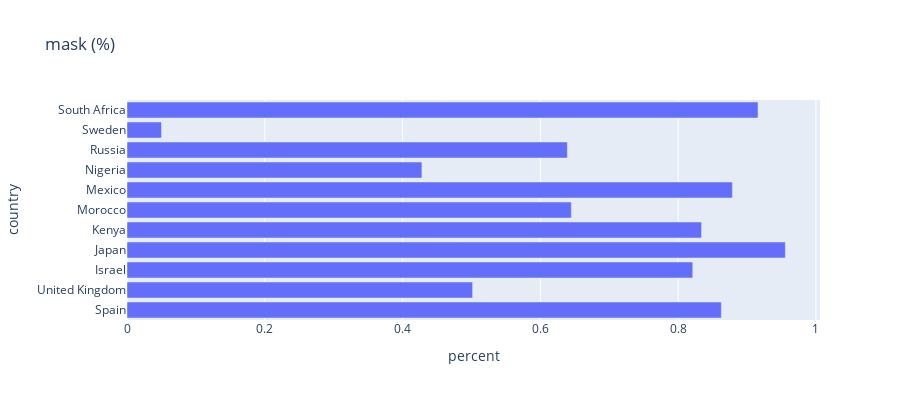
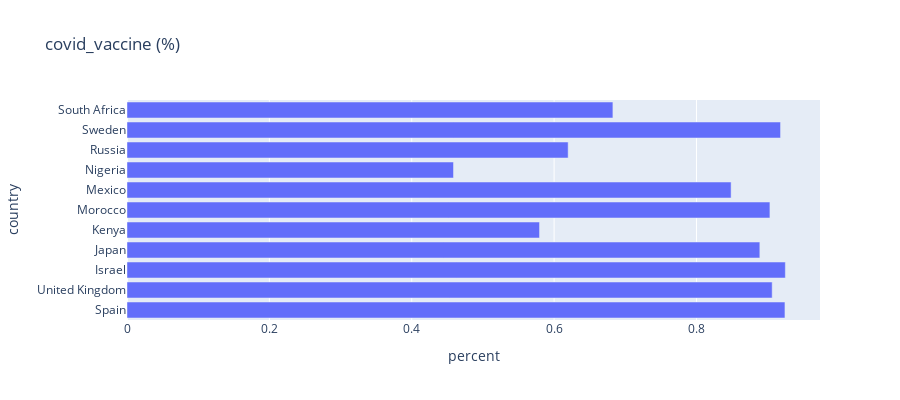
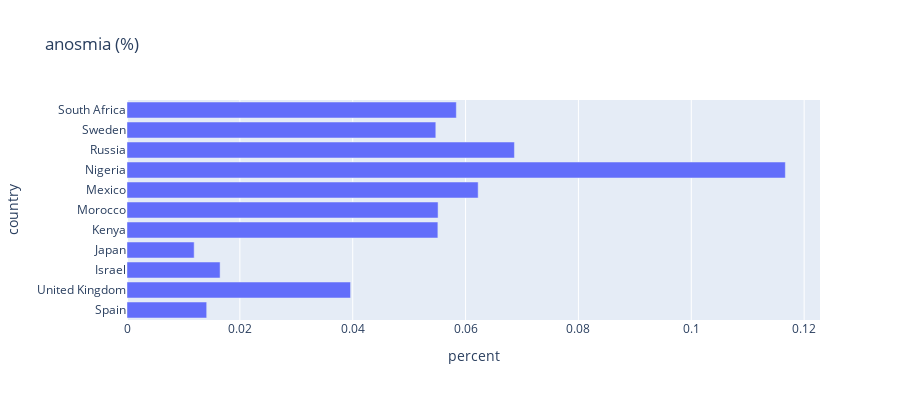
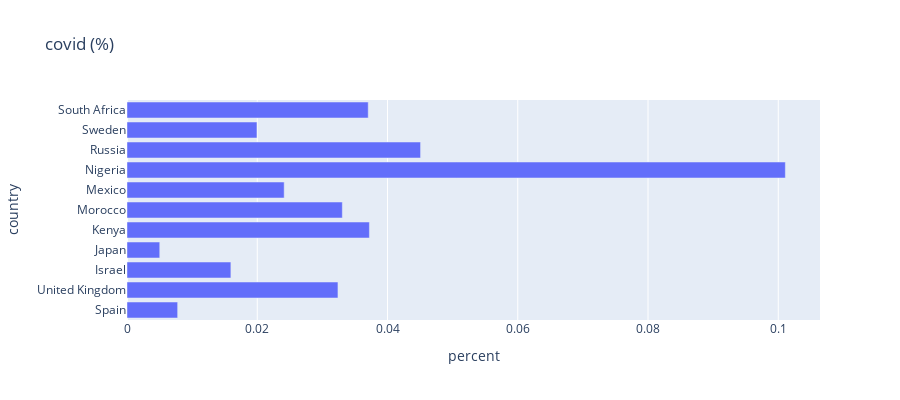

These figures' notebook cell, in order:
### Code cell
countries = ('Spain', 'United Kingdom', 'South Africa',
             'Nigeria', 'Russia', 'Japan', 'Mexico',
             'Sweden', 'Israel', 'Morocco', 'Kenya')

for indicator in indicators:
    df = query_db(f"""
        SELECT
            survey_date,
            iso_code,
            country,
            percent_json-> '{indicator}' AS percent
        FROM covid_survey_json
        WHERE survey_date = 20211001
        AND country IN {countries}""")
    fig = px.bar(df, x="percent", y="country",
             hover_data=["country", "percent"],
             height=400,
             title=f"{indicator} (%)")
    fig.show()

### Figure 1 — Plotly figure (JSON) as saved in the notebook; plotly's stock layout.template omitted (floating-point values rounded to 4 significant figures)
{"data": [{"alignmentgroup": "True", "hovertemplate": "percent=%{x}<br>country=%{y}<extra></extra>", "legendgroup": "", "marker": {"color": "#636efa", "pattern": {"shape": ""}}, "name": "", "offsetgroup": "", "orientation": "h", "showlegend": false, "textposition": "auto", "type": "bar", "x": [null, null, null, null, null, null, null, null, null, null, 0.0501, 0.8212, 0.8627, 0.5017, 0.4281, 0.6449, 0.9556, 0.6392, 0.8787, 0.8339, 0.9159, null], "xaxis": "x", "y": ["Spain", "United Kingdom", "Israel", "Japan", "Kenya", "Morocco", "Mexico", "Nigeria", "Russia", "Sweden", "Sweden", "Israel", "Spain", "United Kingdom", "Nigeria", "Morocco", "Japan", "Russia", "Mexico", "Kenya", "South Africa", "South Africa"], "yaxis": "y"}], "layout": {"barmode": "relative", "height": 400, "legend": {"tracegroupgap": 0}, "title": {"text": "mask (%)"}, "xaxis": {"anchor": "y", "domain": [0, 1], "title": {"text": "percent"}}, "yaxis": {"anchor": "x", "domain": [0, 1], "title": {"text": "country"}}}}

### Figure 2 — Plotly figure (JSON) as saved in the notebook; plotly's stock layout.template omitted (floating-point values rounded to 4 significant figures)
{"data": [{"alignmentgroup": "True", "hovertemplate": "percent=%{x}<br>country=%{y}<extra></extra>", "legendgroup": "", "marker": {"color": "#636efa", "pattern": {"shape": ""}}, "name": "", "offsetgroup": "", "orientation": "h", "showlegend": false, "textposition": "auto", "type": "bar", "x": [0.9243, 0.9064, 0.9249, 0.889, 0.5795, 0.9032, 0.8487, 0.4587, 0.6197, 0.9181, null, null, null, null, null, null, null, null, null, null, null, 0.6826], "xaxis": "x", "y": ["Spain", "United Kingdom", "Israel", "Japan", "Kenya", "Morocco", "Mexico", "Nigeria", "Russia", "Sweden", "Sweden", "Israel", "Spain", "United Kingdom", "Nigeria", "Morocco", "Japan", "Russia", "Mexico", "Kenya", "South Africa", "South Africa"], "yaxis": "y"}], "layout": {"barmode": "relative", "height": 400, "legend": {"tracegroupgap": 0}, "title": {"text": "covid_vaccine (%)"}, "xaxis": {"anchor": "y", "domain": [0, 1], "title": {"text": "percent"}}, "yaxis": {"anchor": "x", "domain": [0, 1], "title": {"text": "country"}}}}

### Figure 3 — Plotly figure (JSON) as saved in the notebook; plotly's stock layout.template omitted (floating-point values rounded to 4 significant figures)
{"data": [{"alignmentgroup": "True", "hovertemplate": "percent=%{x}<br>country=%{y}<extra></extra>", "legendgroup": "", "marker": {"color": "#636efa", "pattern": {"shape": ""}}, "name": "", "offsetgroup": "", "orientation": "h", "showlegend": false, "textposition": "auto", "type": "bar", "x": [0.01412, 0.03962, 0.0165, 0.0119, 0.05509, 0.05513, 0.06223, 0.1167, 0.06866, 0.05473, null, null, null, null, null, null, null, null, null, null, null, 0.05836], "xaxis": "x", "y": ["Spain", "United Kingdom", "Israel", "Japan", "Kenya", "Morocco", "Mexico", "Nigeria", "Russia", "Sweden", "Sweden", "Israel", "Spain", "United Kingdom", "Nigeria", "Morocco", "Japan", "Russia", "Mexico", "Kenya", "South Africa", "South Africa"], "yaxis": "y"}], "layout": {"barmode": "relative", "height": 400, "legend": {"tracegroupgap": 0}, "title": {"text": "anosmia (%)"}, "xaxis": {"anchor": "y", "domain": [0, 1], "title": {"text": "percent"}}, "yaxis": {"anchor": "x", "domain": [0, 1], "title": {"text": "country"}}}}

### Figure 4 — Plotly figure (JSON) as saved in the notebook; plotly's stock layout.template omitted (floating-point values rounded to 4 significant figures)
{"data": [{"alignmentgroup": "True", "hovertemplate": "percent=%{x}<br>country=%{y}<extra></extra>", "legendgroup": "", "marker": {"color": "#636efa", "pattern": {"shape": ""}}, "name": "", "offsetgroup": "", "orientation": "h", "showlegend": false, "textposition": "auto", "type": "bar", "x": [null, null, null, null, null, null, null, null, null, null, 0.01996, 0.01595, 0.007778, 0.03239, 0.1011, 0.03306, 0.005028, 0.04508, 0.02414, 0.03722, 0.03704, null], "xaxis": "x", "y": ["Spain", "United Kingdom", "Israel", "Japan", "Kenya", "Morocco", "Mexico", "Nigeria", "Russia", "Sweden", "Sweden", "Israel", "Spain", "United Kingdom", "Nigeria", "Morocco", "Japan", "Russia", "Mexico", "Kenya", "South Africa", "South Africa"], "yaxis": "y"}], "layout": {"barmode": "relative", "height": 400, "legend": {"tracegroupgap": 0}, "title": {"text": "covid (%)"}, "xaxis": {"anchor": "y", "domain": [0, 1], "title": {"text": "percent"}}, "yaxis": {"anchor": "x", "domain": [0, 1], "title": {"text": "country"}}}}
